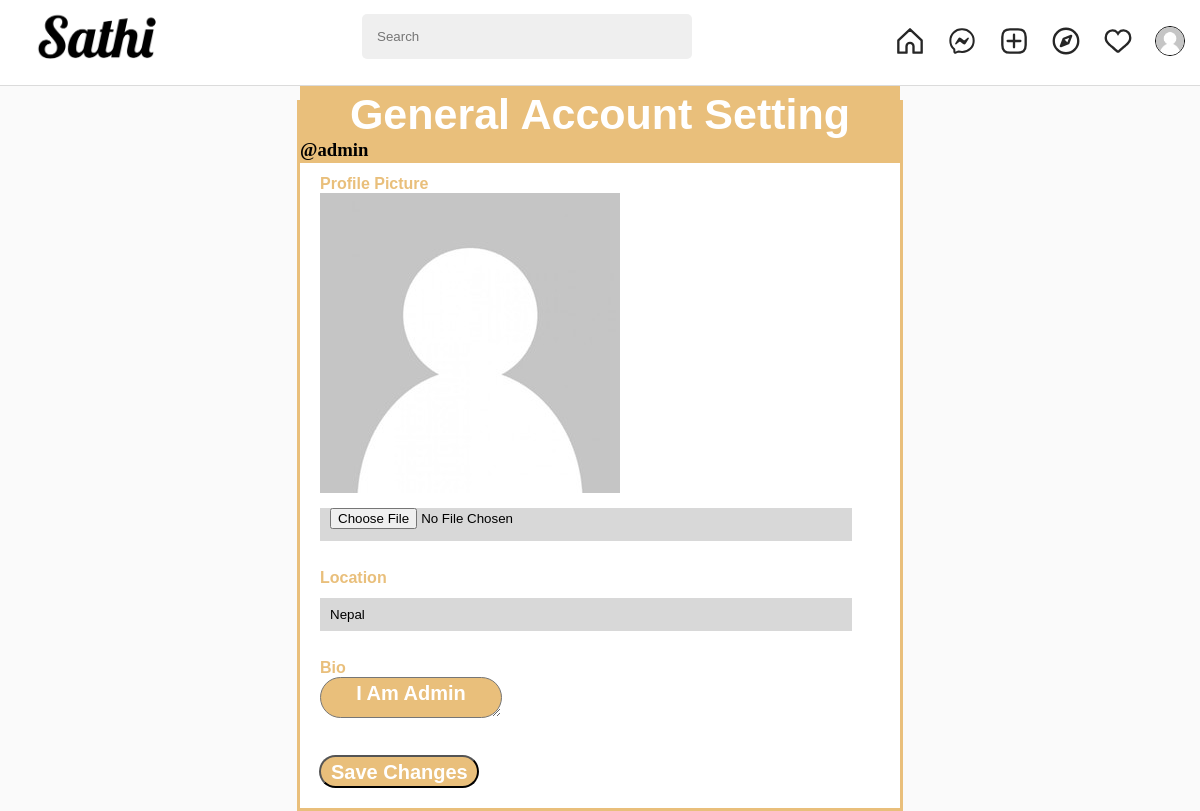
The app's page /settings (signed in) with its own data.
### userprofile/models.py (models this page shows, shortened)
class Profile(models.Model):
    user = models.ForeignKey(User, on_delete=models.CASCADE)
    id_user = models.IntegerField()
    bio = models.TextField(blank=True)
    profile_pics = models.ImageField(upload_to="profile_images",
                                     default="blank-profile-photo.jpeg")
    location = models.CharField(max_length=100, blank=True)

### userprofile/views.py (the view, shortened to what this page needs)
# urls.py: path('settings', views.settings, name="account_setting"),
@login_required(login_url="login")
def settings(request):
    template_file = os.path.join("user", "general_setting.html")
    try:
        user_profile = Profile.objects.get(user=request.user)
    except Profile.DoesNotExist:
        redirect('/')
    context = {"user_profile": user_profile}
    return render(request, template_file, context)

### templates/user/general_setting.html (shortened to what this page needs)
{% extends 'posts/base.html' %}
{% block link %} {% load static %}
<link rel="stylesheet" href="{% static 'styles/userprofile//settings.css' %}" />
{% endblock link %}
{% block user_container %}
<div class="profile__section">
  <div class="head">
    <div class="container">
      <div class="title">
        <h1>General Account Setting</h1>
        <h3>@{{user.username}}</h3>
      </div>
    </div>
  </div>
  <div class="content">
    <div class="container">
      <form method="post" action="/settings" enctype="multipart/form-data">
        <div class="first">
          <label for="first">Profile Picture</label>
          <img src="{{user_profile.profile_pics.url}}" alt="profile picture" class="profile-image"/>
          <input type="file"
           name="profile_pic"
           id="first"
           accept="image/*"
            />
        </div>
        <div class="pass">
          <label for="pass">Location</label>
          <input
            type="text"
            name="location"
            value={{user_profile.location}}
            id="pass"
            placeholder="Your Location"
          />
        </div>
        <div class="cpass">
          <label for="Cpass">Bio</label>
          <textarea name="bio" id="Cpass">{{user_profile.bio}}</textarea>
        </div>
        <div class="submit">
          <input type="submit" value="Save changes" />
        </div>
      </form>
    </div>
  </div>
</div>
{% endblock user_container %}

### templates/posts/base.html (shortened to what this page needs)
<!DOCTYPE html>
<html lang="en">
<head>
    {% load static %}
    <link rel="stylesheet" href="{% static 'styles/userprofile/user_view.css' %}">
    {% block link %}{% endblock link %}
</head>
<body>
    <div class="profile">
        <div class="profile__header">
          <div class="header-container">
            <div class="profile__logo">
              <a href="/"><img src="{% static 'images/brand-icon.png' %}" alt="Sathi logo"></a>
            </div>
            <div class="profile__searchBar">
              <form id="searchForm" action="/search" method="GET">
                <input type="text" class="form-control" placeholder="Search" name="q">
              </form>
            </div>
            <div class="profile__settings">
              <a href="/home"><button>
              </button></a>
              <button>
              </button>
              <a href="/upload"><button>
              </button></a>
              <a href="/explore"><button>
              </button></a>
              <a href="/notifications"><button>
              </button></a>
              <a href="/profile"><button>
                <img src="{{user_profile.profile_pics.url}}" alt="User image">
              </button></a>
            </div>
          </div>
        </div>
        {% block user_container %}
      {% endblock user_container %}
      </div>
</body>
</html>

### static/styles/userprofile/user_view.css (style rules this page uses)
* { margin: 0; padding: 0; }
body { background-color: #fafafa; }
.profile { margin-top: 100px; margin-bottom: 25px; }
.profile__header { background-color: white; border-bottom: 1px solid #dbdbdb; padding: 10px 20px; position: fixed; width: 98%; top: 0; }
.header-container { display: flex; justify-content: space-between; align-items: center; }
.profile__logo { object-fit: contain; }
.profile__logo img { width: 150px; }
.profile__searchBar input[type=text] { width: 300px; background-color: #efefef; border-radius: 5px; border: none; padding: 15px; }
.profile__settings { display: flex; }
.profile__settings button { width: 52px; height: 52px; background-color: transparent; border: none; }
.profile__settings button svg { width: 28px; height: 28px; }
.profile__settings img { width: 28px; object-fit: contain; border: 1px solid black; border-radius: 100%; }

### static/styles/userprofile/settings.css (style rules this page uses)
.container { width:600px; margin:34px auto -34px; border: 3px solid #E9BF7B ; }
.head .title h1 { text-align: center; font-weight: bold; font-size: 43px; text-transform: capitalize; font-family: Arial, Helvetica, sans-serif; padding:16px 0 0 0; color:white; }
.head .title { background-color: #E9BF7B; height:83px; margin: -29px 0 0 0; }
.first,.last,.email,.pass,.cpass { margin:12px 0 13px 20px; padding:12px 0 0 0; }
.first label, .last label, .email label, .pass label, .cpass label { text-transform: capitalize; font-weight:bold; font-family: Arial, Helvetica, sans-serif; color:#E9BF7B; }
.first input, .last input, .email input, .pass input, .cpass input { width:90%; height:33px; margin: 11px 0 3px 0; text-transform: capitalize; padding: 0 0 0 10px; background-color: #D8D8D8; border: none; }
.submit { margin:0 0 0 19px; }
.submit input[type="submit"], textarea { background-color:#E9BF7B; color:white; font-weight: bold; margin:0 0 20px 0; font-family: Arial, Helvetica, sans-serif; border-radius: 25px; font-size: 20px; text-transform: capitalize; width:160px; height:33px; text-align:center; padding:4px 10px 2px 10px; }
form { margin:-12px 0 0 0px; background-color: white; }

### records on screen
Profile: profile_pics (placeholder picture), location "Nepal", bio "I am admin"

### other values on screen
{{ user.username }} "admin"
